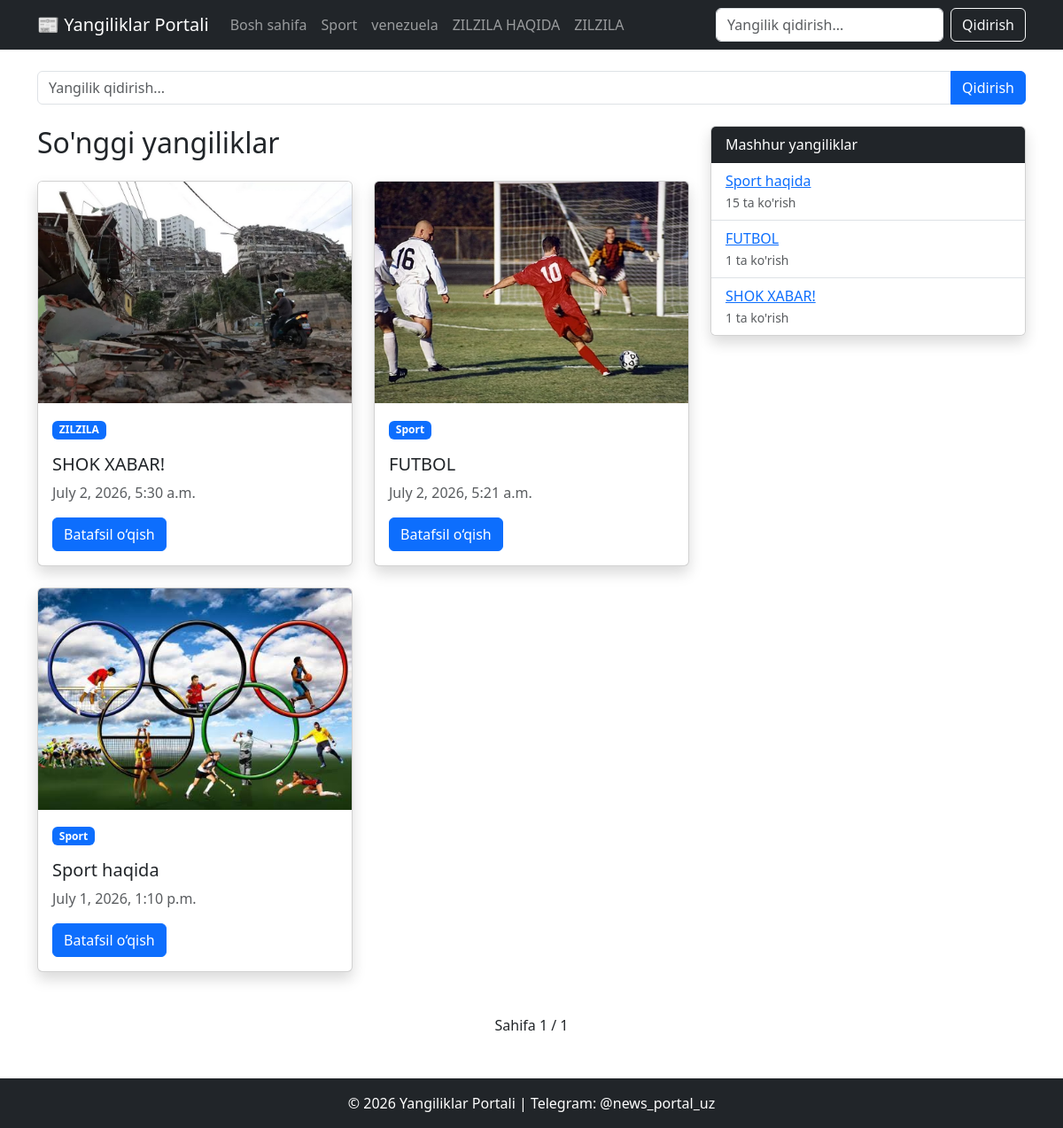
The page / on the database its author committed.
### news/models.py (models this page shows, shortened)
class Category(models.Model):
    name = models.CharField(max_length=100)
    def __str__(self):
        return self.name

class News(models.Model):
    title = models.CharField(max_length=255)
    category = models.ForeignKey(Category, on_delete=models.CASCADE)
    content = models.TextField()
    image = models.ImageField(
        upload_to='news_images/',
        blank=True,
        null=True
    )
    views_count = models.PositiveIntegerField(default=0)
    created_at = models.DateTimeField(auto_now_add=True)
    slug = models.SlugField(unique=True, blank=True)

### news/views.py (the view)
# urls.py: path('', home, name='home'),
def home(request):
    query = request.GET.get('q')
    if query:
        news_queryset = News.objects.filter(
            Q(title__icontains=query) |
            Q(content__icontains=query) |
            Q(category__name__icontains=query)
        ).order_by('-created_at')
    else:
        news_queryset = News.objects.all().order_by('-created_at')
    paginator = Paginator(news_queryset, 5)  # har sahifada 5 ta yangilik
    page_number = request.GET.get('page')
    news_list = paginator.get_page(page_number)
    popular_news = News.objects.order_by('-views_count')[:5]
    categories = Category.objects.all()
    return render(request, 'news/home.html', {
        'news_list': news_list,
        'popular_news': popular_news,
        'categories': categories,
    })

### news/templates/news/home.html (shortened to what this page needs)
{% extends 'base.html' %}
{% block content %}
<form method="GET" class="mb-4">
    <div class="input-group">
        <input
            type="text"
            name="q"
            class="form-control"
            placeholder="Yangilik qidirish..."
            value="{{ request.GET.q }}"
        >
        <button class="btn btn-primary" type="submit">
            Qidirish
        </button>
    </div>
</form>
<div class="row">
    <div class="col-md-8">
        <h2 class="mb-4">So'nggi yangiliklar</h2>
        <div class="row">
            {% for item in news_list %}
            <div class="col-md-6 mb-4">
                <div class="card h-100 shadow">
                    {% if item.image %}
                    <img src="{{ item.image.url }}"
                         class="card-img-top"
                         style="height:250px; object-fit:cover;">
                    {% endif %}
                    <div class="card-body">
                        <a href="/category/{{ item.category.id }}/"
                           class="badge bg-primary text-decoration-none">
                            {{ item.category }}
                        </a>
                        <h5 class="card-title mt-3">
                            <a href="/news/{{ item.id }}/"
                               class="text-decoration-none text-dark">
                                {{ item.title }}
                            </a>
                        </h5>
                        <p class="text-muted">
                            {{ item.created_at }}
                        </p>
                        <a href="/news/{{ item.id }}/"
                           class="btn btn-primary">
                            Batafsil o‘qish
                        </a>
                    </div>
                </div>
            </div>
            {% empty %}
                <p>Hozircha yangiliklar mavjud emas.</p>
            {% endfor %}
        </div>
    </div>
    <div class="col-md-4">
        <div class="card shadow">
            <div class="card-header bg-dark text-white">
                 Mashhur yangiliklar
            </div>
            <ul class="list-group list-group-flush">
                {% for news in popular_news %}
                <li class="list-group-item">
                    <a href="{% url 'news_detail' news.id %}">
                        {{ news.title }}
                    </a>
                    <br>
                    <small class="text-muted">
                        {{ news.views_count }} ta ko'rish
                    </small>
                </li>
                {% endfor %}
            </ul>
        </div>
    </div>
</div>
<div class="mt-4 text-center">
    <span class="mx-3">
        Sahifa {{ news_list.number }} / {{ news_list.paginator.num_pages }}
    </span>
</div>
{% endblock %}

### news/templates/base.html (shortened to what this page needs)
<!DOCTYPE html>
<html lang="uz">
<head>
    <link href="https://cdn.jsdelivr.net/npm/bootstrap@5.3.7/dist/css/bootstrap.min.css" rel="stylesheet">
</head>
<body>
<nav class="navbar navbar-expand-lg navbar-dark bg-dark">
    <div class="container">
        <a class="navbar-brand" href="/">
            📰 Yangiliklar Portali
        </a>
        <div class="collapse navbar-collapse" id="navbarNav">
            <ul class="navbar-nav me-auto">
                <li class="nav-item">
                    <a class="nav-link" href="/">Bosh sahifa</a>
                </li>
                {% for category in categories %}
                <li class="nav-item">
                    <a class="nav-link"
                       href="/category/{{ category.id }}/">
                        {{ category.name }}
                    </a>
                </li>
                {% endfor %}
            </ul>
            <form class="d-flex" method="GET" action="/">
                <input class="form-control me-2"
                       type="search"
                       name="q"
                       placeholder="Yangilik qidirish...">
                <button class="btn btn-outline-light">
                    Qidirish
                </button>
            </form>
        </div>
    </div>
</nav>
<div class="container mt-4">
    {% block content %}
    {% endblock %}
</div>
<footer class="bg-dark text-white text-center p-3 mt-5">
    © 2026 Yangiliklar Portali | Telegram: @news_portal_uz
</footer>
</body>
</html>

### rows shown on the page
Category: name "Sport"
Category: name "venezuela"
Category: name "ZILZILA HAQIDA"
Category: name "ZILZILA"
News: image (picture), category "ZILZILA", title "SHOK XABAR!", created_at "July 2, 2026, 5:30 a.m.", views_count "1"
News: image (picture), category "Sport", title "FUTBOL", created_at "July 2, 2026, 5:21 a.m.", views_count "1"
News: image (picture), category "Sport", title "Sport haqida", created_at "July 1, 2026, 1:10 p.m.", views_count "15"

### other values the page prints
{{ news_list.number }} "1"
{{ news_list.paginator.num_pages }} "1"
